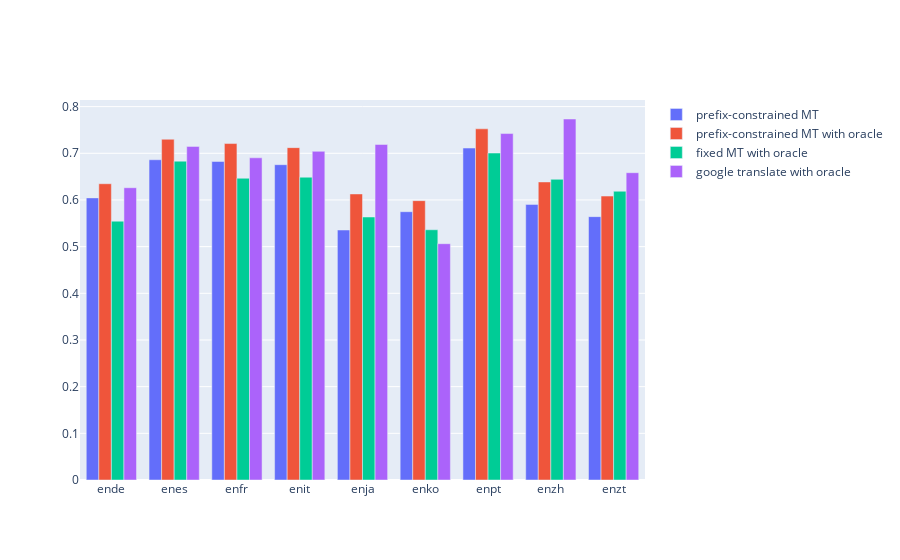

The notebook cell saved with this chart:
### Code cell
# noexport

import plotly.graph_objects as go

fig = go.Figure(data=[
    #go.Bar(name='no MT, 5 src syn for each word', x=langpair_list, y=[langpair_to_num_src_trg_synonyms_nomt_to_accuracy[lang][(5, 0)] for lang in langpair_list]),
    go.Bar(name='prefix-constrained MT', x=langpair_list, y=[lang_to_baseline_accuracy[lang] for lang in langpair_list]),
    #go.Bar(name='prefix-constrained MT, plus 5 src syn for each word', x=langpair_list, y=[langpair_to_num_src_trg_synonyms_prefix_nextword_to_accuracy[lang][(5,0)] for lang in langpair_list]),
    #go.Bar(name='prefix-constrained MT, plus 5 trg syn for *next* word', x=langpair_list, y=[langpair_to_num_src_trg_synonyms_prefix_nextword_to_accuracy[lang][(0,5)] for lang in langpair_list]),
    #go.Bar(name='prefix-constrained MT, plus 5 src syn for each word + 5 trg syn for each word', x=langpair_list, y=[langpair_to_num_src_trg_synonyms_prefix_oracle_allsyn_to_accuracy[lang][(5,5)] for lang in langpair_list]),
    go.Bar(name='prefix-constrained MT with oracle', x=langpair_list, y=[lang_to_baseline_accuracy_with_oracle[lang] for lang in langpair_list]),
    #go.Bar(name='prefix-constrained MT with oracle, plus 5 src syn for each word', x=langpair_list, y=[langpair_to_num_src_trg_synonyms_prefix_oracle_to_accuracy[lang][(5,0)] for lang in langpair_list]),
    #go.Bar(name='prefix-constrained MT with oracle, plus 5 trg syn for *next* word', x=langpair_list, y=[langpair_to_num_src_trg_synonyms_prefix_oracle_to_accuracy[lang][(0,5)] for lang in langpair_list]),
    #go.Bar(name='prefix-constrained MT with oracle, plus 5 src syn for each word + 5 trg syn for each word', x=langpair_list, y=[langpair_to_num_src_trg_synonyms_prefix_oracle_allsyn_to_accuracy[lang][(5,5)] for lang in langpair_list]),
    go.Bar(name='fixed MT with oracle', x=langpair_list, y=[langpair_to_oracle_accuracy[lang] for lang in langpair_list]),
    #go.Bar(name='fixed MT with oracle, plus 5 src syn for each word', x=langpair_list, y=[langpair_to_num_src_trg_synonyms_to_accuracy[lang][(5,0)] for lang in langpair_list]),
    #go.Bar(name='fixed MT with oracle, plus 5 trg syn for each word', x=langpair_list, y=[langpair_to_num_src_trg_synonyms_to_accuracy[lang][(0,5)] for lang in langpair_list]),
    #go.Bar(name='fixed MT with oracle, plus 5 src syn + 5 trg syn for each word', x=langpair_list, y=[langpair_to_num_src_trg_synonyms_to_accuracy[lang][(5,5)] for lang in langpair_list]),
    #go.Bar(name='google translate with oracle', x=langpair_list, y=[lang_to_google_translate_accuracy_with_oracle[lang] for lang in langpair_list]),
    go.Bar(name='google translate with oracle', x=langpair_list, y=[langpair_to_num_src_trg_synonyms_googtrans_to_accuracy[lang][(0,0)] for lang in langpair_list]),
    #go.Bar(name='google translate with oracle, plus 5 src syn for each word', x=langpair_list, y=[langpair_to_num_src_trg_synonyms_googtrans_to_accuracy[lang][(5,0)] for lang in langpair_list]),
    #go.Bar(name='google translate with oracle, plus 5 trg syn for each word', x=langpair_list, y=[langpair_to_num_src_trg_synonyms_googtrans_to_accuracy[lang][(0,5)] for lang in langpair_list]),
    #go.Bar(name='google translate with oracle, plus 5 src syn + 5 trg syn for each word', x=langpair_list, y=[langpair_to_num_src_trg_synonyms_googtrans_to_accuracy[lang][(5,5)] for lang in langpair_list]),
])
# Change the bar mode
fig.update_layout(barmode='group')
fig.show()

### Figure 1 — Plotly figure (JSON) as saved in the notebook; plotly's stock layout.template omitted (floating-point values rounded to 4 significant figures)
{"data": [{"name": "prefix-constrained MT", "type": "bar", "x": ["ende", "enes", "enfr", "enit", "enja", "enko", "enpt", "enzh", "enzt"], "y": [0.6045, 0.6861, 0.6825, 0.6756, 0.5356, 0.5749, 0.7112, 0.5905, 0.5643]}, {"name": "prefix-constrained MT with oracle", "type": "bar", "x": ["ende", "enes", "enfr", "enit", "enja", "enko", "enpt", "enzh", "enzt"], "y": [0.6348, 0.7301, 0.7209, 0.7121, 0.6129, 0.5985, 0.7524, 0.6386, 0.6083]}, {"name": "fixed MT with oracle", "type": "bar", "x": ["ende", "enes", "enfr", "enit", "enja", "enko", "enpt", "enzh", "enzt"], "y": [0.5545, 0.6831, 0.6465, 0.6487, 0.5635, 0.5362, 0.7005, 0.6442, 0.6186]}, {"name": "google translate with oracle", "type": "bar", "x": ["ende", "enes", "enfr", "enit", "enja", "enko", "enpt", "enzh", "enzt"], "y": [0.6262, 0.7148, 0.6903, 0.7042, 0.7189, 0.5063, 0.7423, 0.7735, 0.6584]}], "layout": {"barmode": "group"}}
